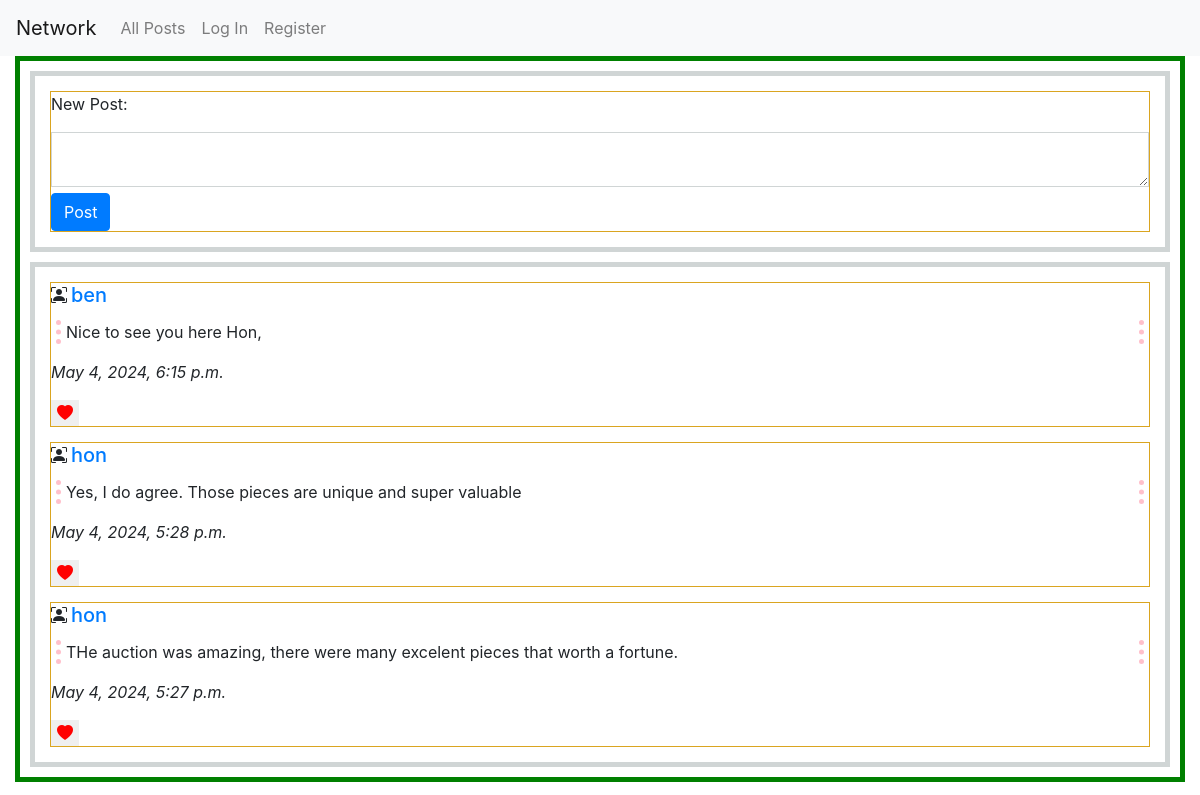
The app's page /, older data.
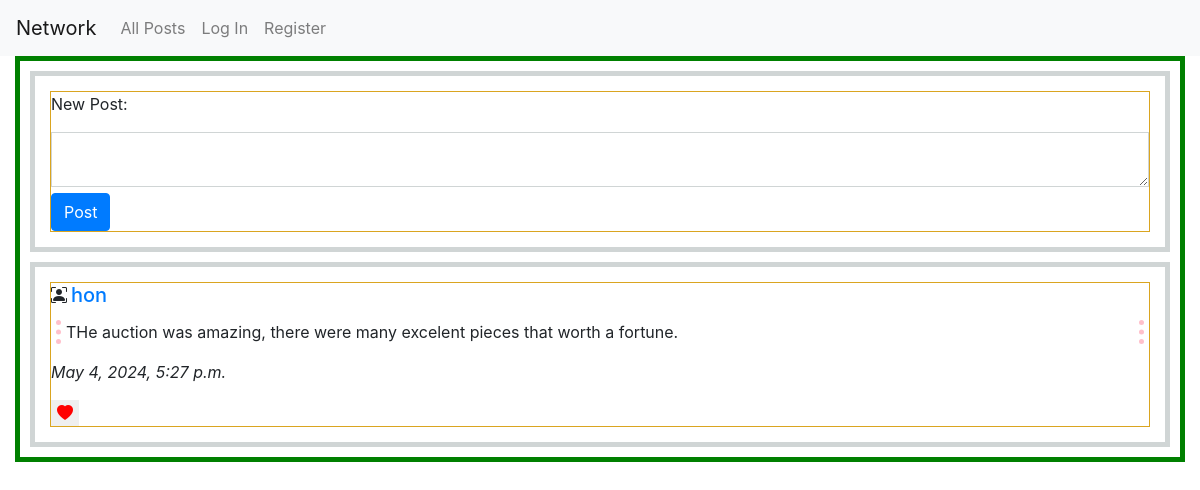
The same page, newer data.
### network/models.py (models this page shows)
class Post(models.Model):
    poster=models.ForeignKey(User,on_delete=models.CASCADE,related_name="posts")
    content=models.TextField()
    timestamp=models.DateTimeField(auto_now_add=True)

class User(AbstractUser):
    pass

### network/views.py (the view)
# urls.py: path("", views.index, name="index"),
def index(request):
    posts=Post.objects.filter(poster__in=User.objects.all())
    posts=posts.order_by('-timestamp')
    like_counts=[(post.id,post.post_likes.count()) for post in posts]
    for key,value in like_counts:
        print(value)
        logging.debug(f'value::{value}')
    logging.debug(f'like_counts dict ::{like_counts}')
    return render(request, "network/index.html",{'posts':posts,'like_counts':like_counts})

### network/templates/network/index.html (shortened to what this page needs)
{% extends "network/layout.html" %}
{% load static %}
{%block body %}
<div class="index-container">
  <div class="new-post">
    <form action="{% url 'posts' %}" method="POST">
      <div class="sub-new-post">
        <p>New Post:</p>
        <div class="create-input">
          <textarea name="content"></textarea>
        </div>
        <button type="submit" class="btn btn-primary">Post</button>
      </div>
    </form>
  </div>
  {%if posts and like_counts%}
  <div class="new-post">
    {%for post in posts %}
    <div class="sub-new-post">
      <div class="d-flex">
        <i class="bi bi-person-bounding-box"></i>
        <h5 class="mx-1">
          <a href="{%url 'profile' post.poster.id %}"
            >{{post.poster.username}}</a
          >
        </h5>
      </div>
      <div class="original-content">
        <p>{{ post.content }}</p>
      </div>
      <p><i>{{ post.timestamp }}</i></p>
      <div class="like">
        <button type="button" data-post-id="{{ post.id }}" class="like-btn liked" id="btnLike">
        <i class="bi bi-heart-fill heart" id="heart-icon-{{ post.id }}"></i>
      </button>
    </div>
    </div>
    {%endfor%}
  </div>
  {%endif%}
</div>
{% endblock %}

Row changes from the older to the newer data that the page shows:
removed Post: poster.username "ben", content "Nice to see you here Hon,", timestamp "May 4, 2024, 6:15 p.m."
removed Post: poster.username "hon", content "Yes, I do agree. Those pieces are unique and super valuable", timestamp "May 4, 2024, 5:28 p.m."
